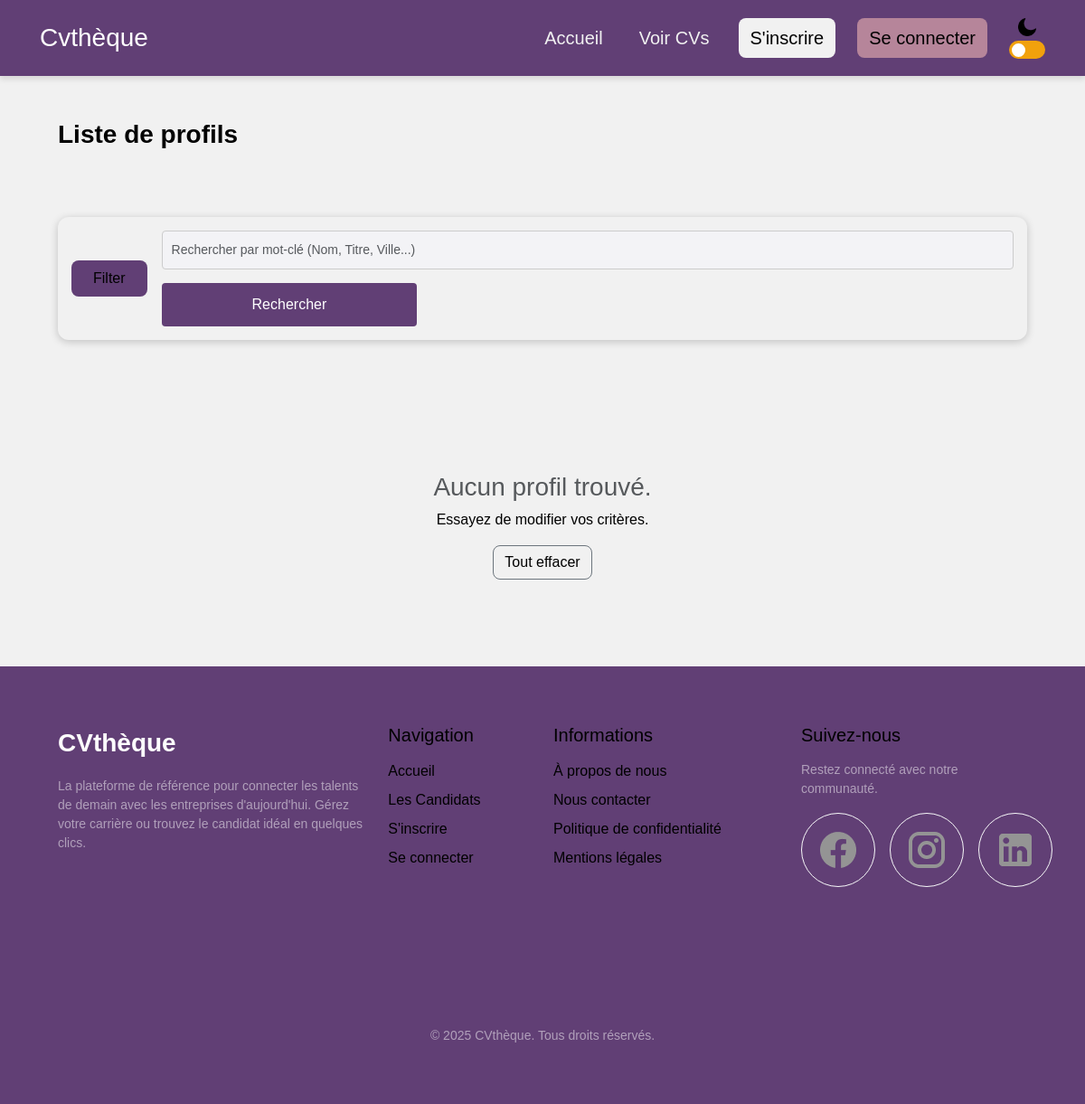
/?page=profiles-list, run on an earlier commit of the app's database.
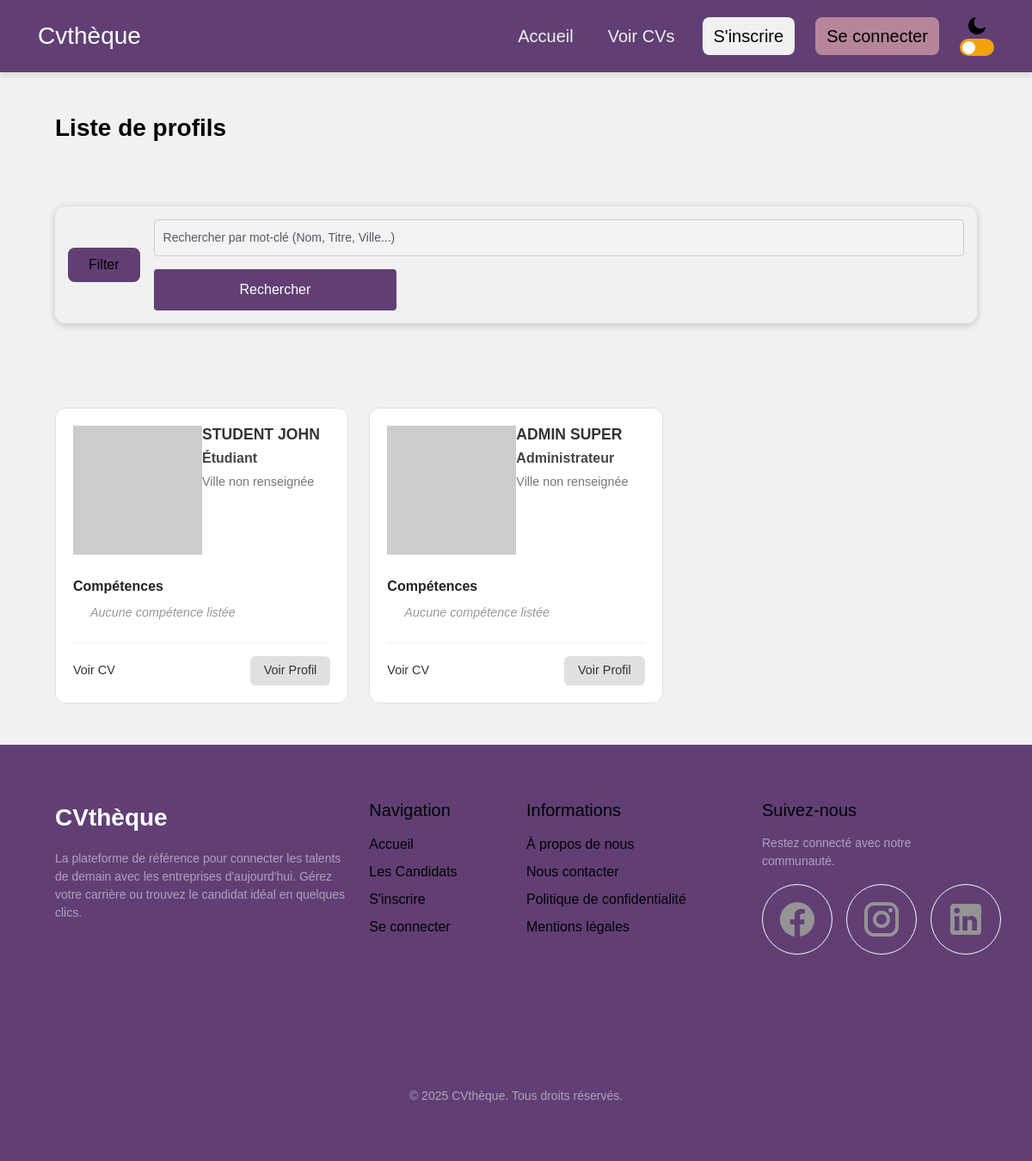
And on a later commit of the database.
### tables this page shows
CREATE TABLE IF NOT EXISTS `user` (
  `id` int(11) NOT NULL AUTO_INCREMENT,
  `pwd` varchar(256) NOT NULL,
  `email` varchar(100) NOT NULL,
  `role_id` int(11) NOT NULL DEFAULT 1,
  `firstname` varchar(100) NOT NULL,
  `lastname` varchar(100) NOT NULL,
  `job_title` longtext DEFAULT NULL,
  `picture` longtext DEFAULT NULL,
  `phone` varchar(100) NOT NULL,
  `driver_licence` tinyint(4) DEFAULT NULL,
  `username` varchar(100) NOT NULL,
  `country_id` int(10) UNSIGNED DEFAULT NULL,
  `is_active` tinyint(1) DEFAULT 1,
  PRIMARY KEY (`id`),
  KEY `fk_user_role_idx` (`role_id`),
  KEY `fk_user_country1_idx` (`country_id`)
);

### pages/profiles-list.php (the view, shortened to what this page needs)
<?php
$sql = "SELECT u.*, a.city,
        GROUP_CONCAT(DISTINCT s.hard_skills SEPARATOR ',') as skills_list
        FROM user u
        LEFT JOIN address a ON u.id = a.user_id
        LEFT JOIN user_has_skills uhs ON u.id = uhs.user_id
        LEFT JOIN skills s ON uhs.skills_id = s.id
        WHERE u.is_active = 1";
$search = $_GET['search'] ?? '';
$params = [];
$sql .= " GROUP BY u.id";
$sql .= " ORDER BY u.id DESC";
try {
    $stmt = $pdo->prepare($sql);
    $stmt->execute($params);
    $users = $stmt->fetchAll(PDO::FETCH_ASSOC);
} catch (PDOException $e) {
    echo "<div class='alert alert-danger'>Erreur SQL : " . $e->getMessage() . "</div>";
    $users = [];
}
?>
<div class="container py-5">
    <h3 class="fw-bold mb-4">Liste de profils</h3>
    <div class="row justify-content-center mb-5">
        <div class="col-md-12">
            <form action="index.php" method="GET" class="search-bar-container">
                <div class="d-flex flex-wrap gap-3 align-items-center search-bar-div">
                    <button class="btn btn-purple px-4 py-2" type="button" data-bs-toggle="collapse" data-bs-target="#filtersCollapse">
                        Filter
                    </button>
                    <div class="flex-grow-1 position-relative">
                        <input type="text" name="search" class="form-control input-search-custom"
                               placeholder="Rechercher par mot-clé (Nom, Titre, Ville...)"
                               value="<?= htmlspecialchars($search) ?>">
                        <button type="submit" class="btn search-btn">
                            Rechercher
                        </button>
                    </div>
                </div>
            </form>
        </div>
    </div>
    <div class="row g-4">
        <?php foreach ($users as $u): ?>
            <div class="col-md-4">
                <div class="card-profile-horizontal">
                    <div class="profile-header">
                        <div class="profile-nanimg-container">
                            <?php
                            $imgSrc = !empty($u['picture']) ? htmlspecialchars($u['picture']) : 'https://via.placeholder.com/150?text=IMG';
                            ?>
                            <img src="<?= $imgSrc ?>" alt="Avatar" class="profile-img-left">
                        </div>
                        <div class="profile-info">
                            <h5><?= htmlspecialchars($u['lastname']) ?> <?= htmlspecialchars($u['firstname']) ?></h5>
                            <div class="profile-job">
                                <?= !empty($u['job_title']) ? htmlspecialchars($u['job_title']) : 'Poste Visé' ?>
                            </div>
                            <div class="profile-location">
                                <?= !empty($u['city']) ? htmlspecialchars($u['city']) : 'Ville non renseignée' ?>
                            </div>
                        </div>
                    </div>
                    <div class="skills-section">
                        <div class="skills-title">Compétences</div>
                        <ul class="skills-list">
                            <?php
                            if (!empty($u['skills_list'])) {
                                $skills = explode(',', $u['skills_list']);
                                $skillsToShow = array_slice($skills, 0, 3);
                                foreach ($skillsToShow as $skillName) {
                                    echo "<li>" . htmlspecialchars(trim($skillName)) . "</li>";
                                }
                                if (count($skills) > 3) {
                                    echo "<li style='list-style: none; color: #888;'>... et " . (count($skills) - 3) . " autres</li>";
                                }
                            } else {
                                echo "<li style='list-style: none; font-style: italic; color: #999;'>Aucune compétence listée</li>";
                            }
                            ?>
                        </ul>
                    </div>
                    <div class="card-footer-custom">
                        <a href="index.php?page=resume&id=<?= $u['id'] ?>" class="link-cv">
                            Voir CV
                        </a>
                        <a href="index.php?page=profile-guest&id=<?= $u['id'] ?>" class="btn-view-profile">
                             Voir Profil
                        </a>
                    </div>
                </div>
            </div>
        <?php endforeach; ?>
        <?php if (empty($users)): ?>
            <div class="col-12 text-center py-5">
                <h3 class="text-muted">Aucun profil trouvé.</h3>
                <p>Essayez de modifier vos critères.</p>
                <a href="index.php?page=profiles-list" class="btn btn-outline-secondary">Tout effacer</a>
            </div>
        <?php endif; ?>
    </div>
</div>

### includes/header.php (shortened to what this page needs)
<!DOCTYPE html>
<html lang="fr" data-theme="light">
<head>
  <link href="https://cdn.jsdelivr.net/npm/bootstrap@5.3.2/dist/css/bootstrap.min.css" rel="stylesheet">
  <link href="./assets/css/index.css" rel="stylesheet">
  <link href="./assets/css/header-footer.css" rel="stylesheet">
  <link href="./assets/css/register-login.css" rel="stylesheet">
  <link href="./assets/css/resume.css" rel="stylesheet">
    <link href="./assets/css/resume2.css" rel="stylesheet">
    <link href="./assets/css/resume3.css" rel="stylesheet">
    <link href="./assets/css/resume4.css" rel="stylesheet">
</head>
<body>
  <?php
  if (isset($_SESSION['user']) && is_array($_SESSION['user'])) {
    $role_id = $_SESSION['user']['role_id'] ?? null;
    if ($role_id == 1) {
      $navClass = 'navbar-student';
      include("includes/header-student.php");
    }
    if ($role_id == 3) {
      $navClass = 'navbar-admin';
      include("includes/header-admin.php");
    }
  } else include("includes/header-guest.php");
  ?>

### includes/header-guest.php (shortened to what this page needs)
<nav class="navbar navbar-expand-lg navbar-guest">
    <div class="container-fluid">
        <a class="navbar-brand text-white fs-3 logo" href="?page=dashboard">
            Cvthèque
        </a>
        <div class="collapse navbar-collapse" id="navbar-guest">
            <ul class="navbar-nav ms-auto align-items-center gap-4">
                <li class="nav-item">
                    <a class="nav-link fs-5 nav-link-guest" href="?page=dashboard">Accueil</a>
                </li>
                <li class="nav-item">
                    <a class="nav-link fs-5 nav-link-guest" href="?page=profiles-list">Voir CVs</a>
                </li>
                <li class="nav-item">
                    <a class="btn fs-5 btn-guest-primary" href="?page=register">
                        S'inscrire
                    </a>
                </li>
                <li class="nav-item">
                    <a class="btn fs-5 btn-guest-secondary" href="?page=login">
                        Se connecter
                    </a>
                </li>
                <li class="nav-item theme-position">
                    <img class="moon-sun-icon" src="./assets/img/moon.png" alt="Logo dark ou light mode" height="20px" width="20px">
                    <label for="toggle" class="theme-switch">
                        <div class="theme-circle"></div>
                    </label>
                </li>
            </ul>
        </div>
    </div>
</nav>

### index.php (shortened to what this page needs)
<?php
$route = [
        'index' => __DIR__ . '/index.php',
        'profile-guest' => __DIR__ . '/pages/profile-guest.php',
        'profile-user' => __DIR__ . '/pages/profile-user.php',
        'profile-edit' => __DIR__ . '/pages/profile-edit.php',
        'profiles-list' => __DIR__ . '/pages/profiles-list.php',
        'dashboard' => __DIR__ . '/pages/dashboard.php',
        'resume' => __DIR__ . '/pages/resume.php',
        'resume2' => __DIR__ . '/pages/resume2.php',
        'resume3' => __DIR__ . '/pages/resume3.php',
        'resume4' => __DIR__ . '/pages/resume4.php',
        'resume-choice' => __DIR__ . '/pages/resume-choice.php',
        'delete' => __DIR__ . '/pages/delete.php',
        'login' => __DIR__ . '/pages/login.php',
        'register' => __DIR__ . '/pages/register.php',
        'logout' => __DIR__ . '/pages/logout.php',
        'admin-dashboard' => __DIR__ . '/pages/admin-dashboard.php',
        'admin-students' => __DIR__ . '/pages/admin-students.php',
        '404' => __DIR__ . '/pages/404.php',
        '405' => __DIR__ . '/pages/405.php',
];
$page = $_GET["page"] ?? 'dashboard';
$viewFile = $route[$page] ?? __DIR__ . '/pages/404.php';
include("includes/header.php");
?>
<main>
    <?php
    include_once($viewFile); ?>
</main>
<?php
include("includes/footer.php");
?>

### includes/footer.php (shortened to what this page needs)
<footer class="footer mt-auto p-top-5">
    <div class="container">
        <div class="row">
            <div class="col-lg-4 col-md-6 mb-4">
                <a class="navbar-brand text-white fs-3 fw-bold mb-3 d-block logo" href="?page=dashboard">
                    CVthèque
                </a>
                <p class="small text-white-50">
                    La plateforme de référence pour connecter les talents de demain avec les entreprises d'aujourd'hui.
                    Gérez votre carrière ou trouvez le candidat idéal en quelques clics.
                </p>
            </div>
            <div class="col-lg-2 col-md-6 mb-4">
                <h5 class="mb-3">Navigation</h5>
                <ul class="list-unstyled footer-link">
                    <li class="mb-2"><a href="?page=dashboard">Accueil</a></li>
                    <li class="mb-2"><a href="?page=profiles-list">Les Candidats</a></li>
                    <li class="mb-2"><a href="?page=register">S'inscrire</a></li>
                    <li class="mb-2"><a href="?page=login">Se connecter</a></li>
                </ul>
            </div>
            <div class="col-lg-3 col-md-6 mb-4">
                <h5 class="mb-3">Informations</h5>
                <ul class="list-unstyled footer-link">
                    <li class="mb-2"><a href="#">À propos de nous</a></li>
                    <li class="mb-2"><a href="#">Nous contacter</a></li>
                    <li class="mb-2"><a href="#">Politique de confidentialité</a></li>
                    <li class="mb-2"><a href="#">Mentions légales</a></li>
                </ul>
            </div>
            <div class="col-lg-3 col-md-6 mb-4">
                <h5 class="mb-3">Suivez-nous</h5>
                <p class="small text-white-50 mb-3">Restez connecté avec notre communauté.</p>
                <div class="d-flex gap-3">
                    <a href="#" class="social-icon">
                        <img src="./assets/img/facebook.png" class="rounded-circle border border-light" alt="Facebook">
                    </a>
                    <a href="#" class="social-icon">
                        <img src="./assets/img/instagram.png" class="rounded-circle border border-light" alt="Instagram">
                    </a>
                    <a href="#" class="social-icon">
                        <img src="./assets/img/linkedin.png" class="rounded-circle border border-light" alt="LinkedIn">
                    </a>
                </div>
            </div>
        </div>
    </div>
    <div class="footer-bottom text-center text-white-50">
        <div class="container">
            <small>&copy; <?= date('Y'); ?> CVthèque. Tous droits réservés.</small>
        </div>
    </div>
</footer>
</body>
</html>

### assets/css/index.css (style rules this page uses)
* { box-sizing: border-box; }
[data-theme = "light"] { --bg-color: #F1F1F1; --bg2-color: #f5f5f5; --text-color: #010101; --text-color-inverse: #f1f1f1; --profile-bg-card: #797777; --guest-main: #613F75; --guest-hover: #7d5c9c; --guest-primary: #b6859a; --guest-secondary: #965e78; --guest-tertiary: #F39199; --student-main: var(--student-primary); --student-hover: #5C90C7; --student-primary: #7fb1e0; --student-secondary: #77d5ea; --student-tertiary: #A6D4FF; --admin-main: var(--admin-primary); --admin-hover: #C75C5C; --admin-primary: #E38A8A; --admin-secondary: #c75c75; --admin-tertiary: #FFA6A6; }
body { margin: 0; min-height: 100vh; display: flex; flex-direction: column; font-family: Arial, sans-serif; background-color: var(--bg-color); color: var(--text-color); transition: background-color 0.3s ease, color 0.3s ease; }
main { flex-grow: 1; }
a { list-style: none; text-decoration: none; color: var(--text-color); }
.container { margin: 0 auto; padding: 4rem; }
.container { margin: 0 auto; max-width: 1200px; }
.card-profile-horizontal { background-color: white; border: 1px solid #e0e0e0; border-radius: 12px; padding: 20px; transition: transform 0.2s ease, box-shadow 0.2s ease; height: 100%; display: flex; flex-direction: column; }
.profile-header { display: flex; align-items: flex-start; margin-bottom: 15px; }
.profile-img-left { width: 100%; height: 100%; object-fit: cover; }
.profile-info h5 { font-weight: 700; color: #333; margin-bottom: 5px; font-size: 1.1rem; text-transform: uppercase; }
.profile-job { font-weight: 600; font-size: 1rem; color: #444; margin-bottom: 5px; }
.profile-location { font-size: 0.9rem; color: #777; font-weight: 500; }
.skills-section { margin-top: 10px; flex-grow: 1; }
.skills-title { font-size: 1rem; font-weight: 700; color: #222; margin-bottom: 8px; }
.skills-list { list-style-type: disc; padding-left: 20px; margin-bottom: 0; color: #555; font-size: 0.9rem; }
.skills-list li { margin-bottom: 4px; }
.card-footer-custom { display: flex; justify-content: space-between; align-items: center; margin-top: 20px; padding-top: 15px; border-top: 1px solid #f0f0f0; }
.link-cv { color: #333; text-decoration: none; font-size: 0.9rem; font-weight: 500; }
.btn-view-profile { background-color: #e0e0e0; color: #333; border: none; padding: 6px 16px; border-radius: 6px; font-size: 0.9rem; font-weight: 500; transition: background-color 0.2s; display: inline-flex; align-items: center; gap: 5px; }
.search-bar-container { background-color: var(--bg-color); padding: 15px; border-radius: 12px; box-shadow: 0 2px 10px rgba(0,0,0,0.2); }
.btn-purple { background-color: var(--guest-main); color: white; border: none; }
.input-search-custom { background-color: #F3F3F6; border: none; border-radius: 8px; padding: 10px 15px; }
.search-btn { width: 30% !important; }
form { max-width: 3000px !important; }

### assets/css/header-footer.css (style rules this page uses)
.navbar-guest { background-color: var(--guest-main); }
.navbar { padding: 1rem 2rem; box-shadow: 0 4px 6px rgba(0, 0, 0, 0.1); transition: background-color 0.3s ease; }
.nav-link { color: #F1F1F1; transition: color 0.3s ease; }
.btn { margin: 0 auto; cursor: pointer; transition: all 0.3s ease; color: var(--text-button); }
.btn-guest-primary, .btn-student-primary, .btn-admin-primary { background-color: var(--text-color-inverse); }
.btn-guest-secondary { background-color: var(--guest-primary); }
.logo { color: var(--text-color-inverse); }
.btn { cursor: pointer; transition: all 0.3s ease; border-radius: 8px; }
.theme-position { display: flex; flex-direction: column; align-items: center; }
.moon-sun-icon { margin-bottom: 5px; }
.theme-switch { margin: 0 auto; position: relative; display: block; width: 40px; height: 20px; background-color: rgb(241, 161, 12); border-radius: 175px; cursor: pointer; }
.theme-circle { width: 15px; height: 15px; background-color: white; background-size: 650px; position: relative; top: 3px; left: 3px; border: 2px solid white; border-radius: 15px; transition: 0.4s ease left, 0.4s ease background-position; z-index: 2; }
.footer-link>li>a { transition: all 0.3s ease; color: var(--text-color) }
.social-icon { transition: all 0.3s ease; }
.footer-guest { background-color: var(--guest-main); }

What changed in the data, as far as the page shows it:
added user: lastname "STUDENT", firstname "JOHN", job_title "Étudiant"
added user: lastname "ADMIN", firstname "SUPER", job_title "Administrateur"
Also different on the page:
text no longer shown: "Aucun profil trouvé. Essayez de modifier vos critères. Tout effacer"
